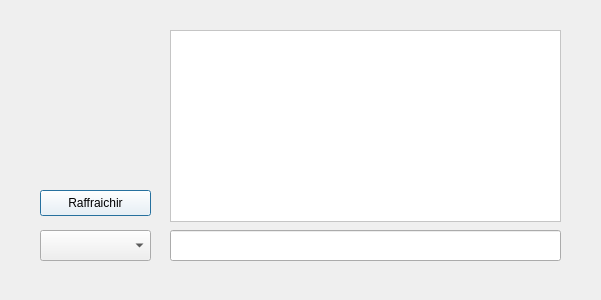
<?xml version="1.0" encoding="UTF-8"?>
<ui version="4.0">
 <class>FriendsList</class>
 <widget class="QDialog" name="FriendsList">
  <property name="geometry">
   <rect>
    <x>0</x>
    <y>0</y>
    <width>601</width>
    <height>300</height>
   </rect>
  </property>
  <property name="windowTitle">
   <string>Chat</string>
  </property>
  <property name="styleSheet">
   <string notr="true">background:url(:/img/img/menuBg.png)</string>
  </property>
  <widget class="QTextBrowser" name="chatBrowser">
   <property name="geometry">
    <rect>
     <x>170</x>
     <y>30</y>
     <width>391</width>
     <height>192</height>
    </rect>
   </property>
   <property name="styleSheet">
    <string notr="true">background:rgb(255, 255, 255)</string>
   </property>
  </widget>
  <widget class="QComboBox" name="OnlineBox">
   <property name="geometry">
    <rect>
     <x>40</x>
     <y>230</y>
     <width>111</width>
     <height>31</height>
    </rect>
   </property>
  </widget>
  <widget class="QPushButton" name="RefreshButton">
   <property name="geometry">
    <rect>
     <x>40</x>
     <y>190</y>
     <width>111</width>
     <height>26</height>
    </rect>
   </property>
   <property name="styleSheet">
    <string notr="true">background:rgb(255, 255, 255)</string>
   </property>
   <property name="text">
    <string>Raffraichir</string>
   </property>
  </widget>
  <widget class="QLineEdit" name="lineEdit">
   <property name="geometry">
    <rect>
     <x>170</x>
     <y>230</y>
     <width>391</width>
     <height>31</height>
    </rect>
   </property>
  </widget>
 </widget>
 <resources/>
 <connections/>
</ui>
